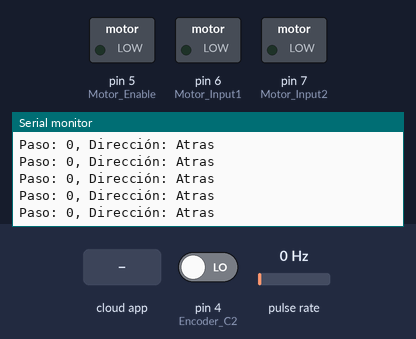
A sketch run on a simulated Arduino Uno, built with avr-gcc and run on an emulated ATmega328P. On the bench: switched loads named in the sketch (green lamp = pin HIGH), the last lines printed to the serial monitor. Wiring (inferred from the names in the program): pulse sensor: data pin 3. The inputs (shaded band) are chosen by the test bench; at power-on: pulse rate 0 Hz, pin 4 (Encoder_C2) LOW. The ROS host is connected and sends only what is stated.

Above: at 1.2 s.
1.3 s: pulse rate (sensor on pin 3) set to 4 Hz
At 2.2 s:
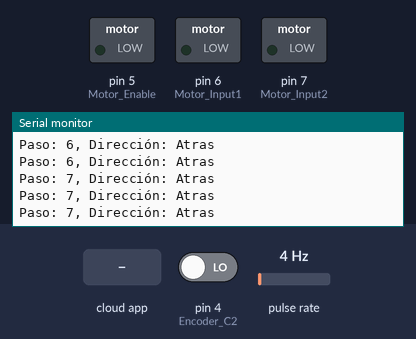
4.3 s: pin 4 (Encoder_C2) driven HIGH
At 4.9 s:
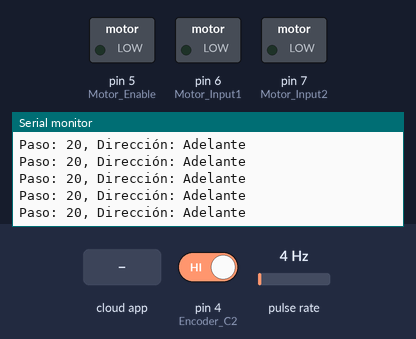
6.0 s: the phone or cloud app sets arduino_commands to 0
At 7.4 s:
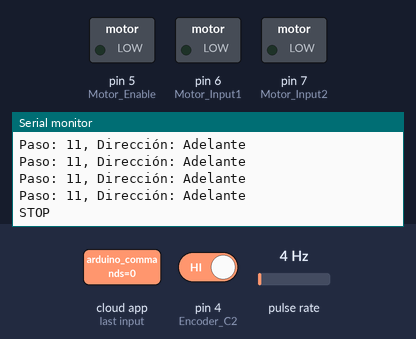
9.0 s: the phone or cloud app sets arduino_commands to 1
At 9.6 s:
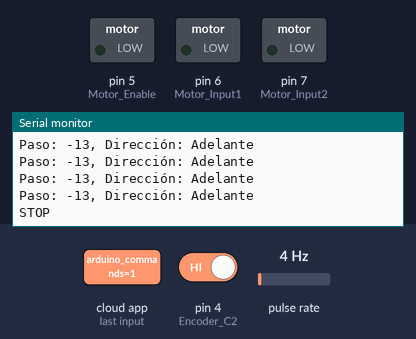
12.0 s: pulse rate (sensor on pin 3) set to 50 Hz
At 12.9 s:
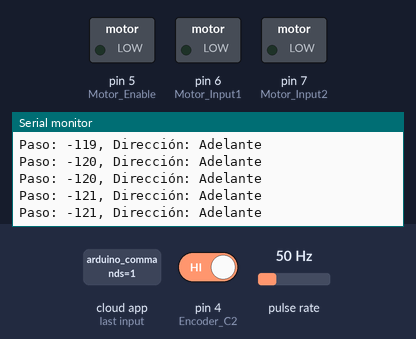
15.0 s: pin 4 (Encoder_C2) driven LOW
At 15.5 s:
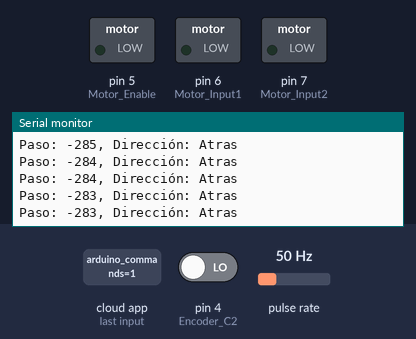
Timing chart, 0 to 17.1 s (numbered marks = the images above; inputs shaded):
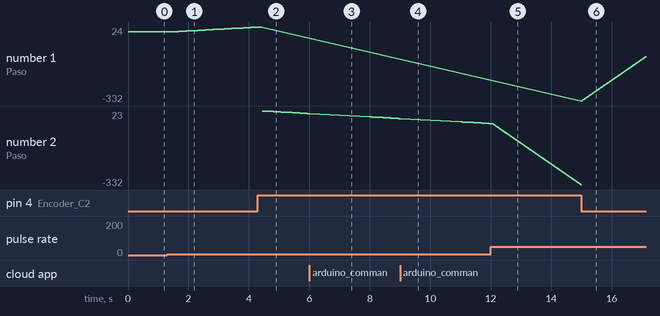

The sketch:

datos2.ino
```cpp
#include <ros.h>
#include <std_msgs/Char.h>
#include <geometry_msgs/Twist.h>

ros::NodeHandle nh;

// pienes motor y encoder
const byte Encoder_C1 = 3; // Cable amarillo pin 3 digital
const byte Encoder_C2 = 4; // Cable verde al pin 4 digital
const byte Motor_Enable = 5; // Pin 5 digital para habilitar el puente H
const byte Motor_Input1 = 6; // Pin 6 digital para control de dirección del puente H
const byte Motor_Input2 = 7; // Pin 7 digital para control de dirección del puente H


byte Encoder_C1Last;
int paso;
boolean direccion;

void commandCallback(const std_msgs::Char& msg) {
    char command = msg.data;

    // Procesar el comando recibido
    switch(command) {
        case 'w':
            avanzar();
            break;
        case 's':
            retroceder();
            break;
        case 'a':
            izquierda();
            break;
        case 'd':
            derecha();
            break;
        default:
            alto();
            break;
    }
}

ros::Subscriber<std_msgs::Char> sub("arduino_commands", &commandCallback);

void setup() {
    nh.initNode();
    nh.subscribe(sub);
    Serial.begin(57600);

    pinMode(Motor_Enable, OUTPUT);
    pinMode(Motor_Input1, OUTPUT);
    pinMode(Motor_Input2, OUTPUT);

    // Inicialmente, deshabilitamos el puente H
    digitalWrite(Motor_Enable, LOW);
}

void loop() {
    nh.spinOnce();
    // interrupcion para el encoder
    pinMode(Encoder_C2, INPUT);
    attachInterrupt(digitalPinToInterrupt(3), calculapulso, CHANGE);

    mostrarInformacion(); // Mostrar información actual del motor
}


void avanzar() {
  Serial.println("Avanzar");
  digitalWrite(Motor_Enable, HIGH);
  digitalWrite(Motor_Input1, HIGH);
  digitalWrite(Motor_Input2, LOW);
  // Aquí iría el código para mover el carrito hacia adelante
}

void retroceder() {
  Serial.println("Retroceder");
  digitalWrite(Motor_Enable, HIGH);
  digitalWrite(Motor_Input1, LOW);
  digitalWrite(Motor_Input2, HIGH);
  // Aquí iría el código para mover el carrito hacia atrás
}

void izquierda() {
  Serial.println("Izquierda");
  // Aquí iría el código para girar el carrito a la izquierda
}

void derecha() {
  Serial.println("Derecha");
  // Aquí iría el código para girar el carrito a la derecha
}

void alto() {
  Serial.println("STOP");
  delay(2000);
}


//FUNCIONES PARA DATOS DEL MOTOR

void calculapulso()
{
  int Lstate = digitalRead(Encoder_C1);
  if ((Encoder_C1Last == LOW) && Lstate == HIGH)
  {
    int val = digitalRead(Encoder_C2);
    if (val == LOW && direccion)
    {
      direccion = false; // Atrás
    }
    else if (val == HIGH && !direccion)
    {
      direccion = true;  // Adelante
    }
  }
  Encoder_C1Last = Lstate;

  if (!direccion)  paso++;
  else  paso--;
}

void mostrarInformacion() {
  Serial.print("Paso: ");
  Serial.print(paso);
  Serial.print(", ");
  Serial.print("Dirección: ");
  Serial.println(direccion ? "Adelante" : "Atras");
}
```

Measured:
- after the input at 1.3 s, the serial monitor: prints a new line after 0.14 s (image 1)
- after the input at 4.3 s, the serial monitor: prints a new line after 0.14 s (image 2)
- after the input at 6.0 s, the serial monitor: prints a new line at once (image 3)
- after the input at 12.0 s, the serial monitor: prints a new line after 0.30 s (image 5)
- plotted number 1: 0 → 23 after the input at 1.3 s
- plotted number 2: -37 → -331 after the input at 12.0 s
